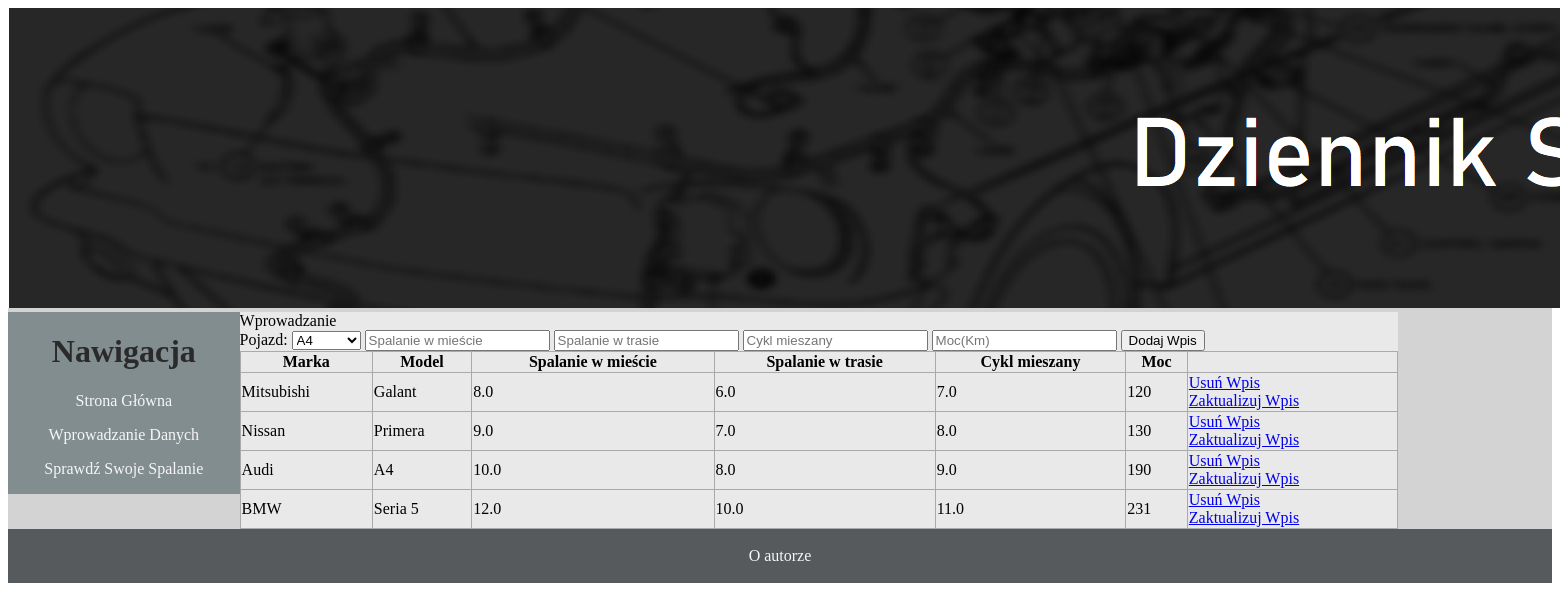
The page /wprowadzanie on the database its author committed.
### tables this page shows
CREATE TABLE wpis
(
id_wpis integer primary key,
id_model integer not null,
spalanie_miasto float not null,
spalanie_trasa float not null,
cykl_mieszany float not null,
moc text not null,
foreign key(id_model) references model(id_model)
);

CREATE TABLE marka
(
id_marka integer primary key,
nazwa_marka text not null
);

CREATE TABLE model
(
id_model integer primary key,
id_marka integer not null,
nazwa_model text not null,
foreign key(id_marka) references marka(id_marka)
);

### app.py (the view, shortened to what this page needs)
@app.route('/wprowadzanie', methods=['POST', 'GET'])
def wprowadzanie():
    cur = db.cursor()
    cur.execute("""select marka.nazwa_marka, model.nazwa_model, wpis.spalanie_miasto, wpis.spalanie_trasa, wpis.cykl_mieszany, wpis.moc, wpis.id_wpis
                    from marka, model, wpis
                    where
                    wpis.id_model = model.id_model and
                    model.id_model = marka.id_marka;""")
    wpisy = cur.fetchall()
    cur = db.cursor()
    cur.execute("select (select nazwa_marka from marka where marka.id_marka = model.id_marka), nazwa_model from model order by 1 asc")
    modele = cur.fetchall()
    cur = db.cursor()
    cur.execute("select nazwa_marka from marka order by 1 asc")
    marki = cur.fetchall()
    return render_template('wprowadzanie.html', wpisy=wpisy, modele=modele, marki=marki)

### templates/wprowadzanie.html (shortened to what this page needs)
{% extends 'base.html' %}
{% block body %}
Wprowadzanie
<div class="form">
    <form action="/wprowadzanie" method="POST">
        <label for="lista_modele">Pojazd:</label>
    <select name="lista_modele" id="lista_modele">
    {% for marka in marki %}
        {% for model in modele %}
            {% if model[0] == marka[0] %}
                <option value="{{ model[1] }}">{{ model[1] }}</option>
            {% endif %}
        {% endfor %}
    {% endfor %}
    </select>
        <input type="text" name="sp_miasto" id="sp_miasto" placeholder="Spalanie w mieście">
        <input type="text" name="sp_trasa" id="sp_trasa" placeholder="Spalanie w trasie">
        <input type="text" name="sp_mieszane" id="sp_mieszane" placeholder="Cykl mieszany">
        <input type="text" name="moc" id="moc" placeholder="Moc(Km)">
        <input type="submit" value="Dodaj Wpis">
    </form>
</div>
<div class="wpisy">
    <table>
        <tr>
            <th>Marka</th>
            <th>Model</th>
            <th>Spalanie w mieście</th>
            <th>Spalanie w trasie</th>
            <th>Cykl mieszany</th>
            <th>Moc</th>
        </tr>
        {% for wpis in wpisy %}
            <tr>
                <td>{{ wpis[0] }}</td>
                <td>{{ wpis[1] }}</td>
                <td>{{ wpis[2] }}</td>
                <td>{{ wpis[3] }}</td>
                <td>{{ wpis[4] }}</td>
                <td>{{ wpis[5] }}</td>
                <td>
                    <a href="usun/{{ wpis[6] }}">Usuń Wpis</a>
                    <br>
                    <a href="uaktualnij/{{ wpis[6] }}">Zaktualizuj Wpis</a>
                </td>
            </tr>
        {% endfor %}
    </table>
</div>
{% endblock %}

### templates/base.html (shortened to what this page needs)
<!DOCTYPE html>
<html lang="pl">
<head>
    <link rel="stylesheet" href="{{ url_for('static', filename='css/main.css') }}">
</head>
<body>
<div id="container">
    <header>
        <div id="header">
            <img src="{{ url_for('static', filename='img/baner.png') }}">
        </div>
    </header>
    <main>
        <div id="nav">
            <h1>Nawigacja</h1>
            <a href='/'><p>Strona Główna</p></a>
            <a href='/wprowadzanie'><p>Wprowadzanie Danych</p></a>
            <a href='/predicty'><p>Sprawdź Swoje Spalanie</p></a>
        </div>
        <div id="content">
            {% block body %}
            {% endblock %}
        </div>
    </main>
    <footer>
        <div id="footer">
            <a href='/o_autorze'><p>O autorze</p></a>
        </div>
    </footer>
</div>
</body>
</html>

### static/css/main.css (style rules this page uses)
table, td, th { border: 1px solid #aaa; }
table { border-collapse: collapse; width: 100%; }
#container { background-color: lightgray; height: auto; }
#header { width: 100%; text-align: center; }
#nav { background-color: #6F7C80; float: left; width: 15%; text-align: center; opacity: 0.8; }
#nav h1 { font-family: Verdana; }
#nav a { font-family: Verdana; color: white; }
#nav a:link { color: white; text-decoration: none; }
#content { float: left; width: 75%; background-color: rgba(255,255,255,.5); font-family: Verdana; }
#footer { background-color: #373D3F; clear: both; width: 100%; opacity: 0.8; text-align: center; padding-top: 2px; padding-bottom: 2px }
#footer p { color: white; }
#footer a:link { color: black; text-decoration: none; }

### rows shown on the page
wpis: nazwa_marka "Mitsubishi", nazwa_model "Galant", spalanie_miasto "8.0", spalanie_trasa "6.0", cykl_mieszany "7.0", moc "120"
wpis: nazwa_marka "Nissan", nazwa_model "Primera", spalanie_miasto "9.0", spalanie_trasa "7.0", cykl_mieszany "8.0", moc "130"
wpis: nazwa_marka "Audi", nazwa_model "A4", spalanie_miasto "10.0", spalanie_trasa "8.0", cykl_mieszany "9.0", moc "190"
wpis: nazwa_marka "BMW", nazwa_model "Seria 5", spalanie_miasto "12.0", spalanie_trasa "10.0", cykl_mieszany "11.0", moc "231"

### other values the page prints
form field lista_modele "A4"
